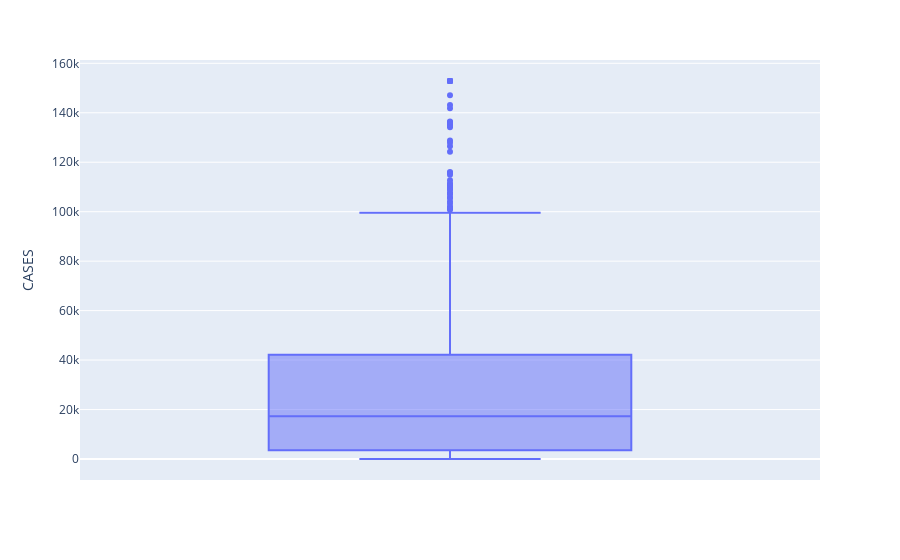

Write notebook code for a chart like this one.
### Code cell
fig = px.box(d, y='CASES')
fig.show()

### Figure 1 — Plotly figure (JSON) as saved in the notebook; plotly's stock layout.template omitted (floating-point values rounded to 4 significant figures; data arrays with more than 128 entries replaced by an {"elided": "..."} marker saying what was removed)
{"data": [{"alignmentgroup": "True", "hovertemplate": "CASES=%{y}<extra></extra>", "legendgroup": "", "marker": {"color": "#636efa"}, "name": "", "notched": false, "offsetgroup": "", "orientation": "v", "showlegend": false, "type": "box", "x0": " ", "xaxis": "x", "y": {"elided": "1014 float values"}, "y0": " ", "yaxis": "y"}], "layout": {"boxmode": "group", "legend": {"tracegroupgap": 0}, "margin": {"t": 60}, "xaxis": {"anchor": "y", "domain": [0, 1]}, "yaxis": {"anchor": "x", "domain": [0, 1], "title": {"text": "CASES"}}}}
